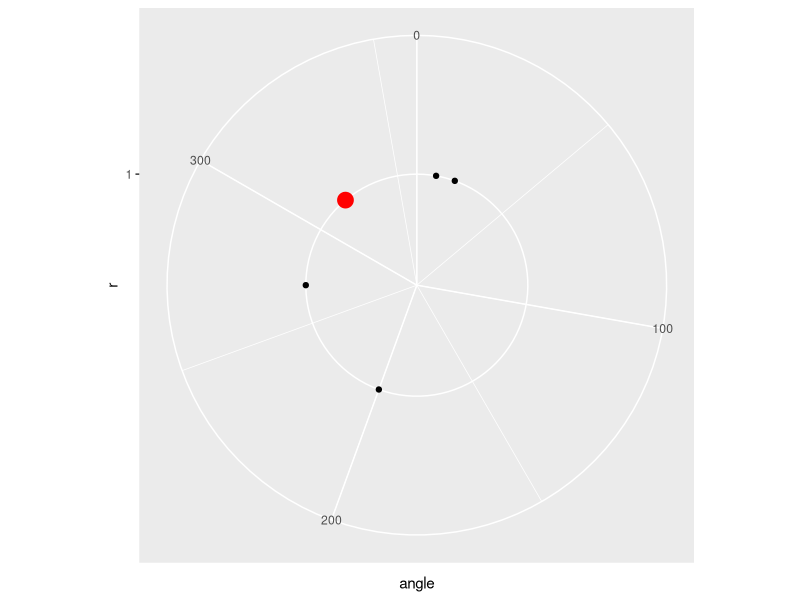
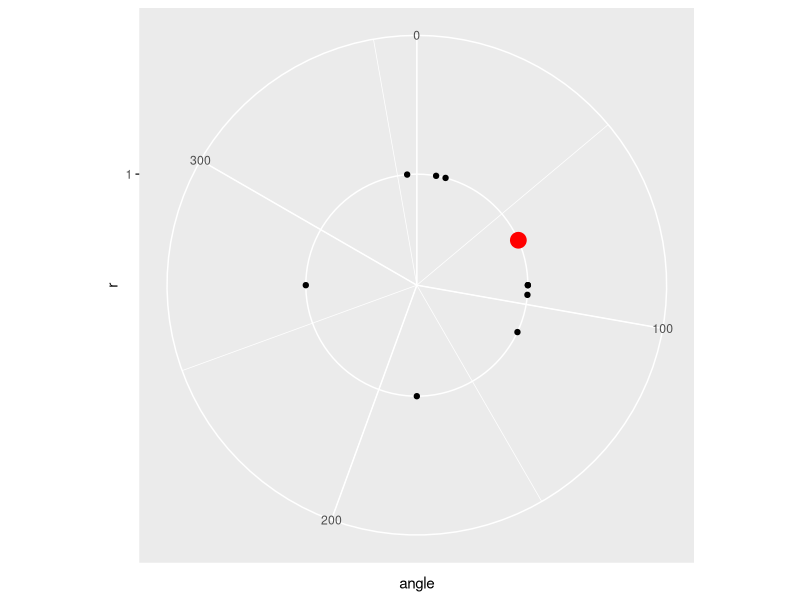

Source code (R) for these figures, in order:
deg2rad <- function(x) {
  x * pi/180
}

rad2deg <- function(x) {
  x * 180/pi
}

deg2vec <- function(x) {
  c(sin(deg2rad(x)), cos(deg2rad(x)))
}

vec2deg <- function(x) {
  rad2deg(atan2(x[1], x[2]))
}

mean_vec <- function(x) {
  y <- lapply(x, deg2vec)
  Reduce(`+`, y)/length(y)
}

mean_deg <- function(x) {
  res <- vec2deg(mean_vec(x))
  if (res < 0) {
    360 + res
  } else {
    res
  }
}

mean_deg(c(350, 10))
mean_deg(c(90, 180, 270, 360))
mean_deg(c(10, 20, 30))

library(ggplot2)

testplot <- function(a, b) {
  ggplot() +
    geom_point(data = a, mapping = aes(x = angle, y = r)) +
    geom_point(data = b, mapping = aes(x = angle, y = r), color = "red", size = 5) +
    coord_polar() +
    xlim(0,360)
}

a <- tibble::tibble(angle = c(270, 10, 20, 200), r = 1)
b <- tibble::tibble(angle = mean_deg(a$angle), r = 1)

testplot(a, b)

a <- tibble::tibble(angle = c(10, 15, 355, 270, 180, 90, 90, 95, 115), r = 1)
b <- tibble::tibble(angle = mean_deg(a$angle), r = 1)

testplot(a, b)

